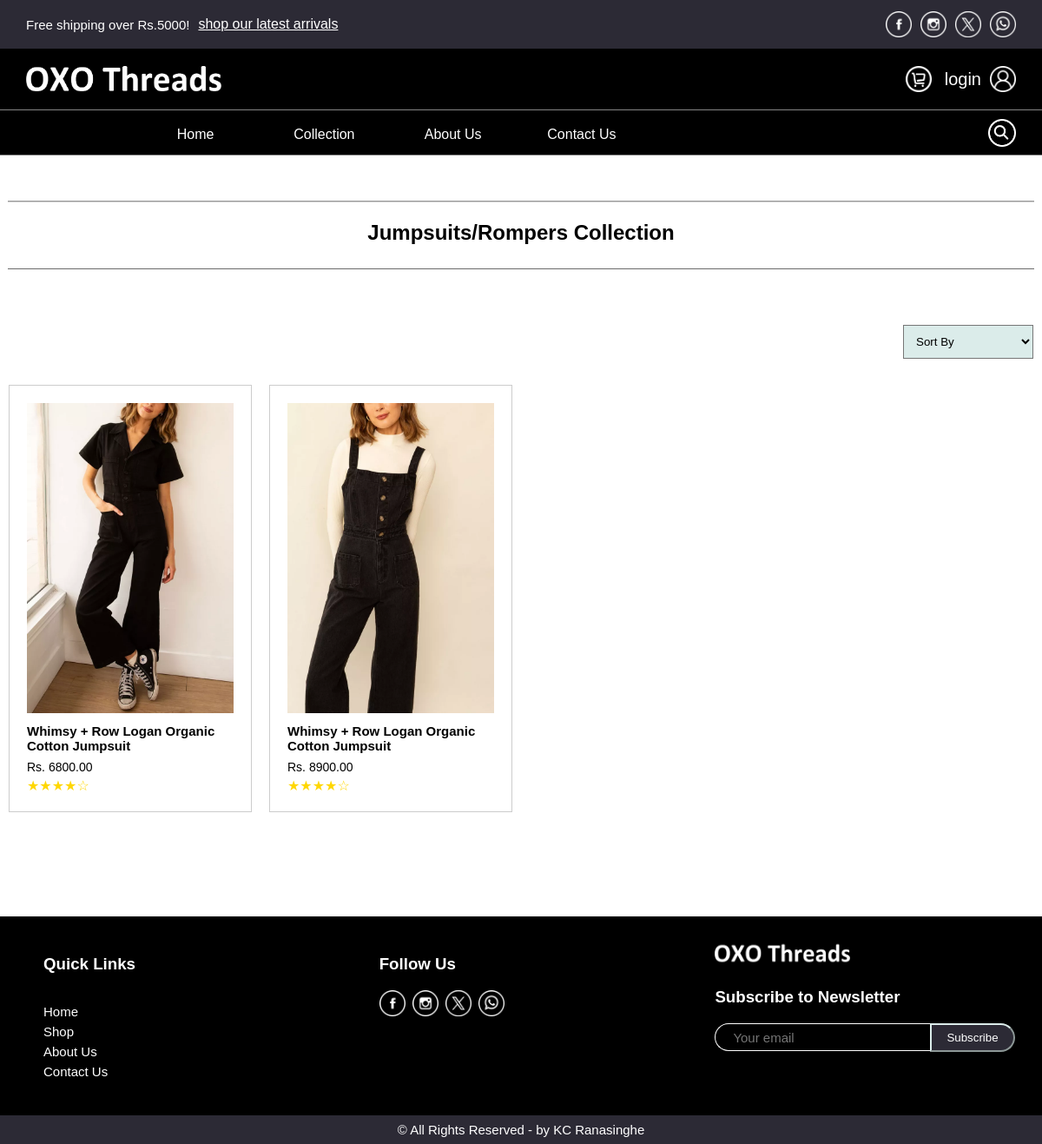
/jumpsuits.php, run on the app's committed database.
### tables this page shows
CREATE TABLE IF NOT EXISTS `products` (
  `product_id` int NOT NULL AUTO_INCREMENT,
  `productname` varchar(350) NOT NULL,
  `product_details` varchar(800) NOT NULL,
  `product_content` varchar(300) NOT NULL,
  `product_features` varchar(350) NOT NULL,
  `product_size` varchar(300) NOT NULL,
  `productcategory` varchar(50) NOT NULL,
  `productimage` varchar(300) NOT NULL,
  `product_displayimage` varchar(300) NOT NULL,
  `productprice` varchar(20) NOT NULL,
  `status` int NOT NULL,
  PRIMARY KEY (`product_id`)
);

### jumpsuits.php (the view, shortened to what this page needs)
<!DOCTYPE html>
<html>
<head>
    <link rel="stylesheet" href="css/style.css">
    <link rel="stylesheet" href="https://cdnjs.cloudflare.com/ajax/libs/font-awesome/4.7.0/css/font-awesome.min.css">
    <link rel="stylesheet" href="https://use.fontawesome.com/releases/v5.8.1/css/all.css">
</head>
<body>
    <?php include 'navbar.php';?>
    <div class="categories-page">
        <div class="catpage-container">
            <div class="header-name">
                <img src="img/headingline.png">
                <h3>Jumpsuits/Rompers Collection</h3>
                <img src="img/headingline.png">
            </div>
            <div class="sortbybox">
                <form method="get">
                    <select class="sortbyselect" id="sortby" name="sortby" onchange="this.form.submit()">
                        <option value="none" selected disabled hidden>Sort By</option>
                    </select>
                </form>
            </div>
            <div class="catpage-row">
                <?php
                $connection = mysqli_connect("localhost", "root", "", "oxothreads", "3306");
                $sortOption = "productname";
                $sql = "SELECT * FROM `products` WHERE `productcategory` LIKE 'jumpsuits' AND `status` = 1 ORDER BY $sortOption";
                $result = mysqli_query($connection, $sql);
                if(mysqli_num_rows($result) > 0) {
                    while($row = mysqli_fetch_assoc($result)) {
                ?>
                        <div class="catpage-column">
                            <a class="nAslide-boxLink" href="productpage.php?id=<?php echo $row['product_id'] ?>&productname=<?php echo $row['productname'] ?>">
                                <div class="nAslide-box category-nAslide-box">
                                    <img src="<?php echo $row['product_displayimage'] ?>" alt="Image 1">
                                    <h3><?php echo $row['productname'] ?></h3>
                                    <p>Rs. <?php echo $row['productprice'] ?></p>
                                    <div class="stars">★★★★☆</div>
                                </div>
                            </a>
                        </div>
                <?php
                    }
                }
                ?>
            </div>
        </div>
    </div>
    <footer>
        <?php include 'footer.php';?>
    </footer>
</body>
</html>

### css/style.css (style rules this page uses)
body { width: 100%; margin: 0px 0px; font-family: Helvetica, Arial, sans-serif; }
.header-name h3 { margin: 2px 0px 10px 0px; text-align: center; font-weight: bold; width: 100%; font-size: 24px; }
.header-name { margin: 35px 0; width: 100%; }
.header-name img { width: 100%; }
.sortbybox { display: flex; background-color: #fff; width: 150px; padding: 10px; }
.sortbyselect { width: 100%; background-color: #DBECEA; padding: 10px; }
.nAslide-box { text-align: left; padding: 20px; border: 1px solid #ccc; display: flex; flex-direction: column; align-items: flex-start; }
.nAslide-box img { max-width: 100%; height: auto; }
.nAslide-boxLink { text-align: center; display: flex; flex-direction: column; color: #000; text-decoration: none; margin: 0 0; align-items: flex-start; }
.nAslide-boxLink .nAslide-box h3 { font-size: 15px; margin: 12px 0 4px 0; }
.nAslide-boxLink .nAslide-box p { font-size: 14px; margin: 4px 0; }
.nAslide-boxLink .nAslide-box .stars { color: #ffd700; font-size: 16px; }
.stars { color: #ffd700; font-size: 14px; display: flex; flex-direction: row; }
.catpage-container { width: 100%; max-width: 1300px; margin: 0 auto; display: flex; flex-direction: column; align-items: flex-end; }
.catpage-row { display: flex; flex-wrap: wrap; margin: 10px 0; }
.catpage-column { width: 25%; box-sizing: border-box; padding: 10px; }
.catpage-column img { max-width: 100%; height: auto; }

### data on the page
products: product_displayimage (picture), productname "Whimsy + Row Logan Organic Cotton Jumpsuit", productprice "6800.00"
products: product_displayimage (picture), productname "Whimsy + Row Logan Organic Cotton Jumpsuit", productprice "8900.00"
